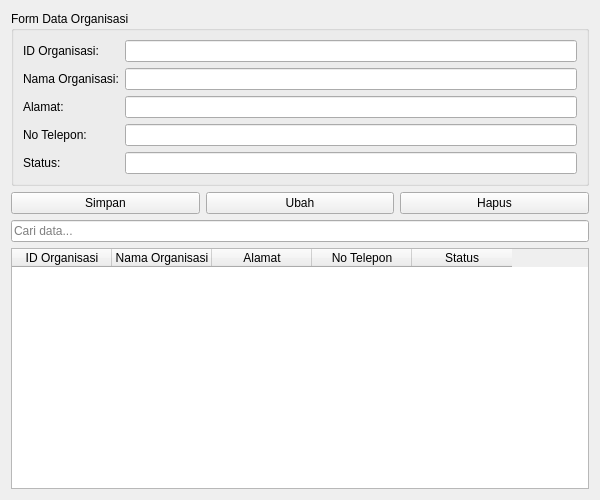
<?xml version="1.0" encoding="UTF-8"?>
<ui version="4.0">
 <class>Form</class>
 <widget class="QWidget" name="Form">
  <property name="geometry">
   <rect>
    <x>0</x>
    <y>0</y>
    <width>600</width>
    <height>500</height>
   </rect>
  </property>
  <property name="windowTitle">
   <string>Data Organisasi</string>
  </property>
  <layout class="QVBoxLayout" name="verticalLayout">
   <item>
    <widget class="QGroupBox" name="groupBox">
     <property name="title">
      <string>Form Data Organisasi</string>
     </property>
     <layout class="QFormLayout" name="formLayout">
      <item row="0" column="0">
       <widget class="QLabel" name="label">
        <property name="text">
         <string>ID Organisasi:</string>
        </property>
       </widget>
      </item>
      <item row="0" column="1">
       <widget class="QLineEdit" name="editIdOrganisasi"/>
      </item>
      <item row="1" column="0">
       <widget class="QLabel" name="label_2">
        <property name="text">
         <string>Nama Organisasi:</string>
        </property>
       </widget>
      </item>
      <item row="1" column="1">
       <widget class="QLineEdit" name="editNamaOrganisasi"/>
      </item>
      <item row="2" column="0">
       <widget class="QLabel" name="label_3">
        <property name="text">
         <string>Alamat:</string>
        </property>
       </widget>
      </item>
      <item row="2" column="1">
       <widget class="QLineEdit" name="editAlamat"/>
      </item>
      <item row="3" column="0">
       <widget class="QLabel" name="label_4">
        <property name="text">
         <string>No Telepon:</string>
        </property>
       </widget>
      </item>
      <item row="3" column="1">
       <widget class="QLineEdit" name="editNoTelepon"/>
      </item>
      <item row="4" column="0">
       <widget class="QLabel" name="label_5">
        <property name="text">
         <string>Status:</string>
        </property>
       </widget>
      </item>
      <item row="4" column="1">
       <widget class="QLineEdit" name="editStatus"/>
      </item>
     </layout>
    </widget>
   </item>
   <item>
    <layout class="QHBoxLayout" name="horizontalLayout">
     <item>
      <widget class="QPushButton" name="btnSimpan">
       <property name="text">
        <string>Simpan</string>
       </property>
      </widget>
     </item>
     <item>
      <widget class="QPushButton" name="btnUbah">
       <property name="text">
        <string>Ubah</string>
       </property>
      </widget>
     </item>
     <item>
      <widget class="QPushButton" name="btnHapus">
       <property name="text">
        <string>Hapus</string>
       </property>
      </widget>
     </item>
    </layout>
   </item>
   <item>
    <widget class="QLineEdit" name="editCari">
     <property name="placeholderText">
      <string>Cari data...</string>
     </property>
    </widget>
   </item>
   <item>
    <widget class="QTableWidget" name="tabelOrganisasi">
     <column>
      <property name="text">
       <string>ID Organisasi</string>
      </property>
     </column>
     <column>
      <property name="text">
       <string>Nama Organisasi</string>
      </property>
     </column>
     <column>
      <property name="text">
       <string>Alamat</string>
      </property>
     </column>
     <column>
      <property name="text">
       <string>No Telepon</string>
      </property>
     </column>
     <column>
      <property name="text">
       <string>Status</string>
      </property>
     </column>
    </widget>
   </item>
  </layout>
 </widget>
 <resources/>
 <connections/>
</ui>
